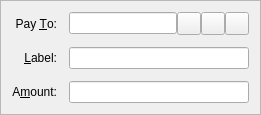
<?xml version="1.0" encoding="UTF-8"?>
<ui version="4.0">
 <class>SendCoinsEntry</class>
 <widget class="QFrame" name="SendCoinsEntry">
  <property name="CACAmetry">
   <rect>
    <x>0</x>
    <y>0</y>
    <width>729</width>
    <height>136</height>
   </rect>
  </property>
  <property name="windowTitle">
   <string>Form</string>
  </property>
  <property name="frameShape">
   <enum>QFrame::StyledPanel</enum>
  </property>
  <property name="frameShadow">
   <enum>QFrame::Sunken</enum>
  </property>
  <layout class="QGridLayout" name="gridLayout">
   <property name="spacing">
    <number>12</number>
   </property>
   <item row="5" column="0">
    <widget class="QLabel" name="label">
     <property name="text">
      <string>A&amp;mount:</string>
     </property>
     <property name="alignment">
      <set>Qt::AlignRight|Qt::AlignTrailing|Qt::AlignVCenter</set>
     </property>
     <property name="buddy">
      <cstring>payAmount</cstring>
     </property>
    </widget>
   </item>
   <item row="3" column="0">
    <widget class="QLabel" name="label_2">
     <property name="text">
      <string>Pay &amp;To:</string>
     </property>
     <property name="alignment">
      <set>Qt::AlignRight|Qt::AlignTrailing|Qt::AlignVCenter</set>
     </property>
     <property name="buddy">
      <cstring>payTo</cstring>
     </property>
    </widget>
   </item>
   <item row="5" column="1">
    <widget class="BitcoinAmountField" name="payAmount"/>
   </item>
   <item row="4" column="1">
    <layout class="QHBoxLayout" name="horizontalLayout_2">
     <property name="spacing">
      <number>0</number>
     </property>
     <item>
      <widget class="QValidatedLineEdit" name="addAsLabel">
       <property name="enabled">
        <bool>true</bool>
       </property>
       <property name="toolTip">
        <string>Enter a label for this address to add it to your address book</string>
       </property>
      </widget>
     </item>
    </layout>
   </item>
   <item row="4" column="0">
    <widget class="QLabel" name="label_4">
     <property name="text">
      <string>&amp;Label:</string>
     </property>
     <property name="alignment">
      <set>Qt::AlignRight|Qt::AlignTrailing|Qt::AlignVCenter</set>
     </property>
     <property name="buddy">
      <cstring>addAsLabel</cstring>
     </property>
    </widget>
   </item>
   <item row="3" column="1">
    <layout class="QHBoxLayout" name="payToLayout">
     <property name="spacing">
      <number>0</number>
     </property>
     <item>
      <widget class="QValidatedLineEdit" name="payTo">
       <property name="toolTip">
        <string>The address to send the payment to  (e.g. 1NS17iag9jJgTHD1VXjvLCEnZuQ3rJDE9L)</string>
       </property>
       <property name="maxLength">
        <number>34</number>
       </property>
      </widget>
     </item>
     <item>
      <widget class="QToolButton" name="addressBookButton">
       <property name="toolTip">
        <string>Choose address from address book</string>
       </property>
       <property name="text">
        <string/>
       </property>
       <property name="icon">
        <iconset resource="../bitcoin.qrc">
         <normaloff>:/icons/address-book</normaloff>:/icons/address-book</iconset>
       </property>
       <property name="shortcut">
        <string>Alt+A</string>
       </property>
      </widget>
     </item>
     <item>
      <widget class="QToolButton" name="pasteButton">
       <property name="toolTip">
        <string>Paste address from clipboard</string>
       </property>
       <property name="text">
        <string/>
       </property>
       <property name="icon">
        <iconset resource="../bitcoin.qrc">
         <normaloff>:/icons/editpaste</normaloff>:/icons/editpaste</iconset>
       </property>
       <property name="shortcut">
        <string>Alt+P</string>
       </property>
      </widget>
     </item>
     <item>
      <widget class="QToolButton" name="deleteButton">
       <property name="toolTip">
        <string>Remove this recipient</string>
       </property>
       <property name="text">
        <string/>
       </property>
       <property name="icon">
        <iconset resource="../bitcoin.qrc">
         <normaloff>:/icons/remove</normaloff>:/icons/remove</iconset>
       </property>
      </widget>
     </item>
    </layout>
   </item>
  </layout>
 </widget>
 <customwidgets>
  <customwidget>
   <class>BitcoinAmountField</class>
   <extends>QLineEdit</extends>
   <header>bitcoinamountfield.h</header>
   <container>1</container>
  </customwidget>
  <customwidget>
   <class>QValidatedLineEdit</class>
   <extends>QLineEdit</extends>
   <header>qvalidatedlineedit.h</header>
  </customwidget>
 </customwidgets>
 <resources>
  <include location="../bitcoin.qrc"/>
 </resources>
 <connections/>
</ui>
